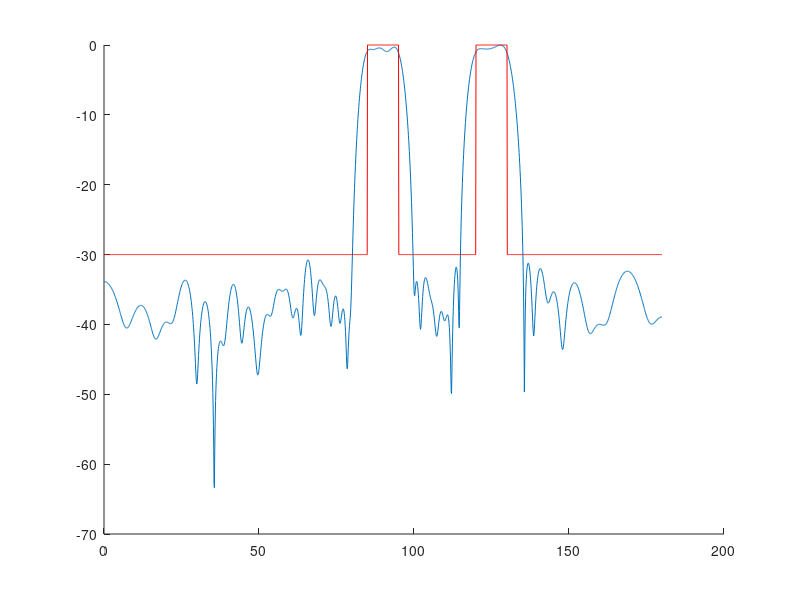

MATLAB code to generate this figure:
%Fast Iterative Shrinkage Method
%unsymmetric linear array

clc;
clear;

N = 41; %N antenna elements
lambda = 1;
%position of antenna array
d=zeros(1,N);
d(1) = 10;
d(2) = 9.6065;
d(3) = 8.8098;
d(4) = 8.2995;
d(5) = 7.8973;
d(6) = 7.3497;
d(7) = 6.8494;
d(8) = 6.5302;
d(9) = 5.6299;
d(10)=5.3749;
d(11)=5;
d(12)=4.6065;
d(13)=3.8098;
d(14)=3.2995;
d(15)=2.8973;
d(16)=2.3497;
d(17)=1.8494;
d(18)=1.5302;
d(19)=0.6299;
d(20)=0.3749;
d(21)=0;
d(41) = -10;
d(40) = -9.6065;
d(39) = -8.8098;
d(38) = -8.2995;
d(37) = -7.8973;
d(36) = -7.3497;
d(35) = -6.8494;
d(34) = -6.5302;
d(33) = -5.6299;
d(32)=-5.3749;
d(31)=-5;
d(30)=-4.6065;
d(29)=-3.8098;
d(28)=-3.2995;
d(27)=-2.8973;
d(26)=-2.3497;
d(25)=-1.8494;
d(24)=-1.5302;
d(23)=-0.6299;
d(22)=-0.3749;

%number of mainlobe samples
theta_m = [85:1:95,120:1:130];
L_m = length(theta_m);
u_m = cos(theta_m*pi/180);
A_m = exp(1i*(2*pi/lambda)*u_m'*d);
%sidelobe
theta_s = [0:1:80,100:1:115,113.8,136.8,135:1:180];
L_s = length(theta_s);
u_s = cos(theta_s*pi/180);
A_s = exp(1i*(2*pi/lambda)*u_s'*d);
L = L_m + L_s;
%transformation matrix
theta = [theta_m,theta_s];
u = cos(theta*pi/180);
A = exp(1i*(2*pi/lambda)*u'*d);
%desired beampattern
%amplitude
fm = [ones(L_m,1);10^(-40/20)*ones(L_s,1)];
%phase
fp = ones(L,1);
f = fm.*fp;
%emphasis vector
w = fm.^(-1);

%transform from complex domain to real domain
Ar = [real(A),-imag(A);imag(A),real(A)];
wr = [w;w];
Mr = diag(wr);
x0 = zeros(2*N,1);
xc = inv(A'*A)*A'*f;
%tau
tau = 2*max(eig(Ar'*Mr*Ar));
%mu
mu = 0.5;
%ripple tolerance
epsilon = 0.05;
km = 40;
kp = 4000;

%change weight every iteration
error = 1;
y1 = x0;
t1 = 1;
tic;
for k = 1:5
    while (error > 1e-4)
        %calculating the phase of the desired beampattern
        fp = A*xc;
        fp = fp./abs(fp);
        fr = [fm.*real(fp);fm.*imag(fp)];
        %shrinkage
        g = y1-(1/tau)*Ar'*Mr*(Ar*y1-fr);
        x = sign(g).*max(abs(g)-(1/(mu*tau)),0); 
        t = (1+sqrt(1+4*t1*t1))/2;
        y = x + (t1-1)/t*(x-x0);
        error = norm(x0-x); 
        x0 = x;
        y1 = y;
        t1 = t;       
        xc = x0(1:N)+1i*x0(N+1:2*N);  
    end
    %update the weight corresponding to mainlobe
    fi = abs(A*xc)./max(abs(A*xc));
    em = fi(1:L_m)-fm(1:L_m);
    for i = 1:L_m
        if (em(i) < -epsilon)
            w(i) = w(i) + km * abs(em(i));
        end
    end
    %update the weight corresponding to sidelobe
    es = fi(L_m+1:end)-fm(L_m+1:end);
    w(L_m+1:end) = max(kp*es,0);  
    wr = [w;w];
    Mr = diag(wr);
    %tau
    tau = 2*max(eig(Ar'*Mr*Ar));
    error = 1;
end

t = toc;
%calculate the number of selected antennas
lam = 0;
for i = 1:N
    if (abs(xc(i))<0.005)
        xc(i)=0;
    else
        lam = lam + 1;
    end
end

%define the transformation matrix for plotting
theta_plot = [0:0.1:180];
u_plot = cos(theta_plot*pi/180);
A_plot = exp(1i*(2*pi/lambda)*u_plot'*d);
figure(1);hold on;
y = 20*log10(abs(A_plot*xc)/max(abs(A_plot*xc)));
plot(theta_plot,y);
hold on;
fd  =  10^(-30/20)*ones(length(theta_plot),1);
for i = 1:length(theta_plot)
    if ((theta_plot(i)>=85)&&(theta_plot(i)<=95))
        fd(i) = 1;
    elseif((theta_plot(i)>=120)&&(theta_plot(i)<=130))
        fd(i) = 1;
    end
end
plot(theta_plot,20*log10(fd),'r');

